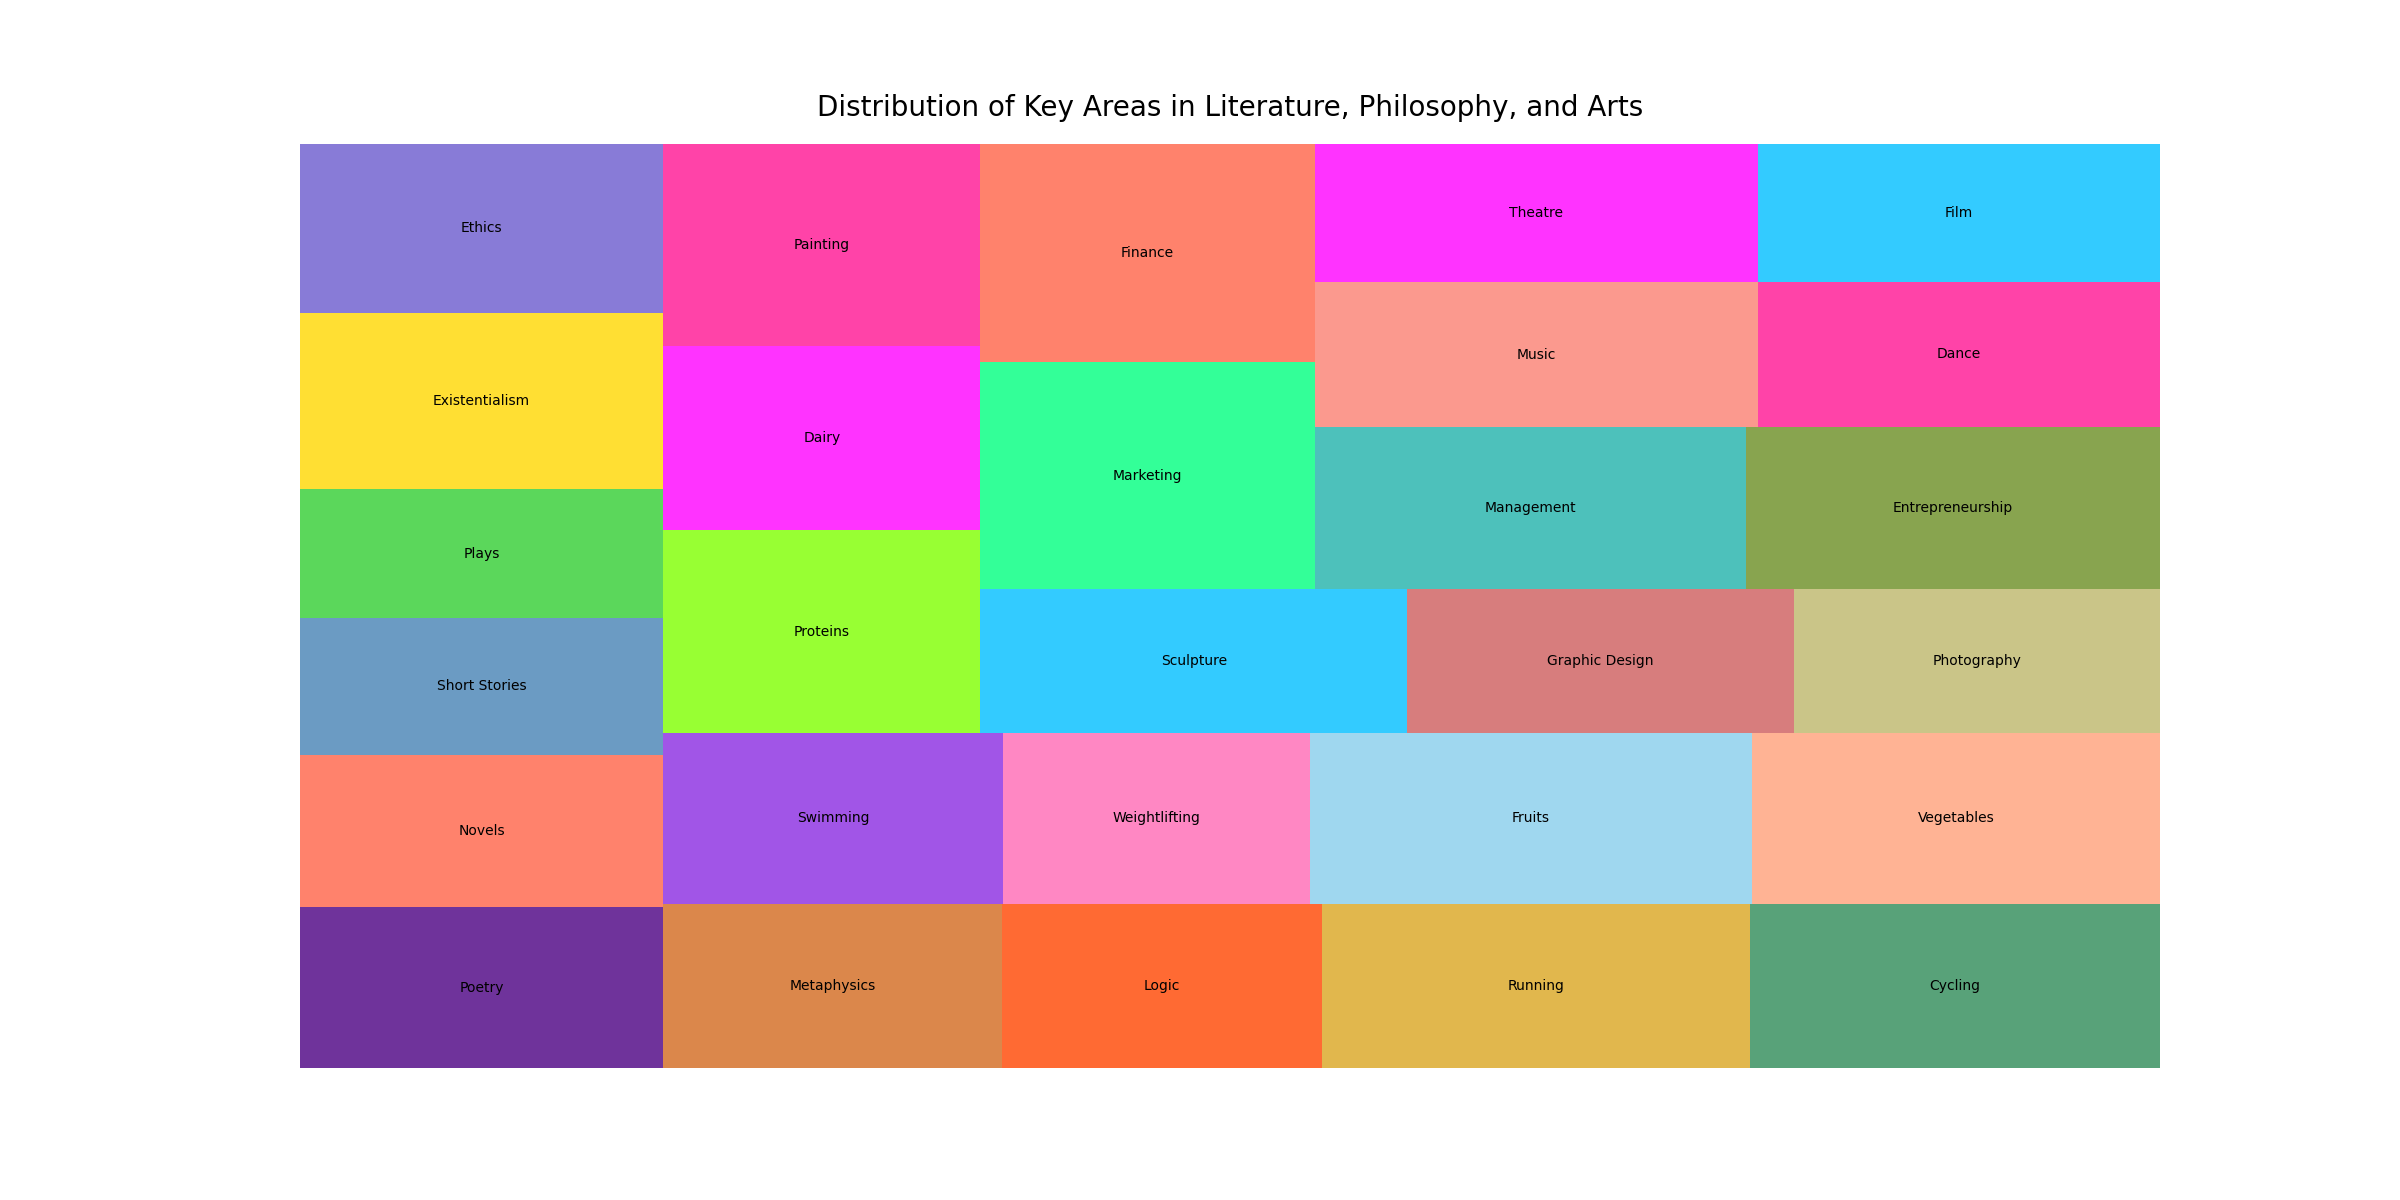

The script that drew this image:

import seaborn as sns
import pandas as pd
import matplotlib.pyplot as plt
import squarify

# Create a data frame with diversified data
df = pd.DataFrame({
    'category': ['Literature & Writing', 'Literature & Writing', 'Literature & Writing', 'Literature & Writing',
                 'Philosophy & Ethics', 'Philosophy & Ethics', 'Philosophy & Ethics', 'Philosophy & Ethics',
                 'Sports & Fitness', 'Sports & Fitness', 'Sports & Fitness', 'Sports & Fitness',
                 'Food & Nutrition', 'Food & Nutrition', 'Food & Nutrition', 'Food & Nutrition',
                 'Art & Design', 'Art & Design', 'Art & Design', 'Art & Design',
                 'Business & Entrepreneurship', 'Business & Entrepreneurship', 'Business & Entrepreneurship', 'Business & Entrepreneurship',
                 'Culture & Society', 'Culture & Society', 'Culture & Society', 'Culture & Society'],
    'sub_category': ['Poetry', 'Novels', 'Short Stories', 'Plays',
                     'Existentialism', 'Ethics', 'Metaphysics', 'Logic',
                     'Running', 'Cycling', 'Swimming', 'Weightlifting',
                     'Fruits', 'Vegetables', 'Proteins', 'Dairy',
                     'Painting', 'Sculpture', 'Graphic Design', 'Photography',
                     'Marketing', 'Finance', 'Management', 'Entrepreneurship',
                     'Music', 'Theatre', 'Dance', 'Film'],
    'value': [1000, 950, 850, 800, 1100, 1050, 950, 900, 1200, 1150, 1000, 900, 1300, 1200, 1100, 1000, 1100, 1050, 950, 900, 1300, 1250, 1200, 1150, 1100, 1050, 1000, 950]
})

# Create a new color list
colors = ['#4B0082', '#FF6347', '#4682B4', '#32CD32', '#FFD700', '#6A5ACD', '#D2691E', '#FF4500', '#DAA520', '#2E8B57',
          '#8A2BE2', '#FF69B4', '#87CEEB', '#FFA07A', '#7FFF00', '#FF00FF', '#FF1493', '#00BFFF', '#CD5C5C', '#BDB76B',
          '#00FF7F', '#FF6347', '#20B2AA', '#6B8E23', '#FA8072', '#FF00FF', '#FF1493', '#00BFFF']

# Plot
plt.figure(figsize=(24, 12))
squarify.plot(sizes=df['value'], label=df['sub_category'], color=colors, alpha=.8)
plt.title('Distribution of Key Areas in Literature, Philosophy, and Arts', fontsize=20, pad=20)
plt.axis('off')
plt.show()
